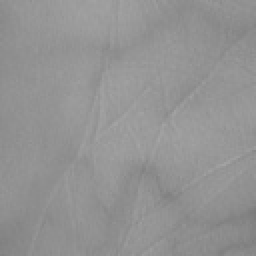
%> input picture 1_01_s.jpg, 128 x 128 px (shown 2 times larger)
$ octave palmVein.m   (GNU Octave 9; MATLAB toolbox functions it lacks are replaced by stand-ins)
%> lines starting %> are read from the running program, lines starting %| are printed output that depends on the picture; in (x1, y1, x2, y2) boxes, pixels count from 0 and x2, y2 are one past the last pixel; in counts of white or black regions, pixels touching at a corner belong together; the program's own positions count from 1
%read image
I=imread('1_01_s.jpg');
%> I is the input picture: size 128x128 uint8; min 123, max 164, mean 146.9
figure;
subplot(3,3,1)
    imshow(I)
    title('Grayscale image')

%applying median filter to remove noise
K = medfilt2(I);
subplot(3,3,2)
    imshow(K)
    title('median filtering')

%applying CLAHE
J = adapthisteq(I,'clipLimit',0.075,'Distribution','rayleigh');
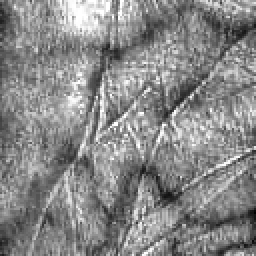
%> J: size 128x128 uint8 (shown 2 times larger); min 0, max 255, mean 135.9
subplot(3,3,3)
    imshow(J)
    title('CLAHE')

%median filtering to remove the noise
K1 = medfilt2(J);
subplot(3,3,1)
    imshow(K1)
    title('median filtering2')

   K1 = medfilt2(K1);
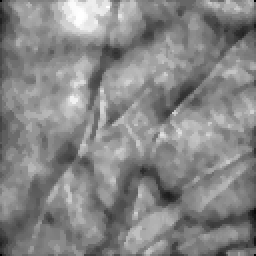
%> K1: size 128x128 uint8 (shown 2 times larger); min 0, max 255, mean 133.8
subplot(3,3,4)
    imshow(K1)
    title('median filtering2')

%blurring images for accuracy
%Adaptive thresholding
T = adaptthresh(K1, 0.7);
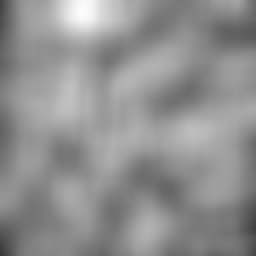
%> T: size 128x128 double (shown 2 times larger); min 0.219, max 0.988, mean 0.567
BW = imbinarize(K1,T);
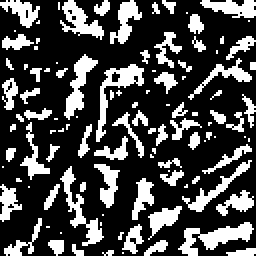
%> BW: size 128x128 logical (shown 2 times larger); 28.3% white; 108 white regions (57 under 20 px), largest, box (x1, y1, x2, y2) and area: (89, 111, 127, 128) 276, (48, 32, 72, 71) 240, (30, 83, 52, 123) 218
subplot(3,3,5)
    imshow(BW)
    title('Adaptive threshold')

%T1 = adaptthresh(K1,0.5,'ForegroundPolarity','dark');
%figure,imshow(T1), title('foreground');
%BW = imbinarize(K1,T1);
%figure,imshow(BW), title('new thresholding');

se1 = strel('line',6,20);
erodedBW = imdilate(BW,se1);
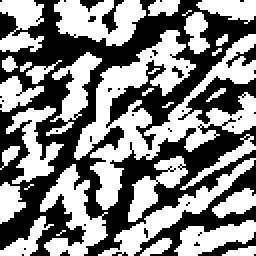
%> erodedBW: size 128x128 logical (shown 2 times larger); 52.4% white; 40 black regions (33 under 20 px), largest, box (x1, y1, x2, y2) and area: (0, 0, 128, 128) 6463, (67, 80, 128, 128) 584, (89, 38, 128, 62) 391
subplot(3,3,6)
    imshow(erodedBW,[])
    title('dilated image')

BW3 = bwperim(erodedBW);
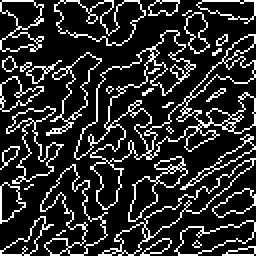
%> BW3: size 128x128 logical (shown 2 times larger); 17.7% white in thin lines or dots
subplot(3,3,7)
    imshow(BW3,[])
    title('perimeter extraction')

bipoints = bwmorph(BW3, 'branchpoints');
%> bipoints: size 128x128 logical; 1.4% white in thin lines or dots
subplot(3,3,8)
    imshow(bipoints, [])
    title('bifurcation points')

endpoints = bwmorph(BW3,'endpoints');
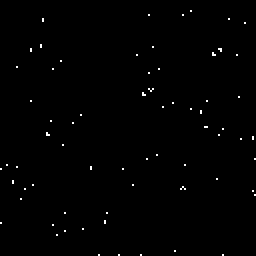
%> endpoints: size 128x128 logical (shown 2 times larger); 0.54% white in thin lines or dots
subplot(3,3,9)
    imshow(endpoints)
    title('endpoints')
